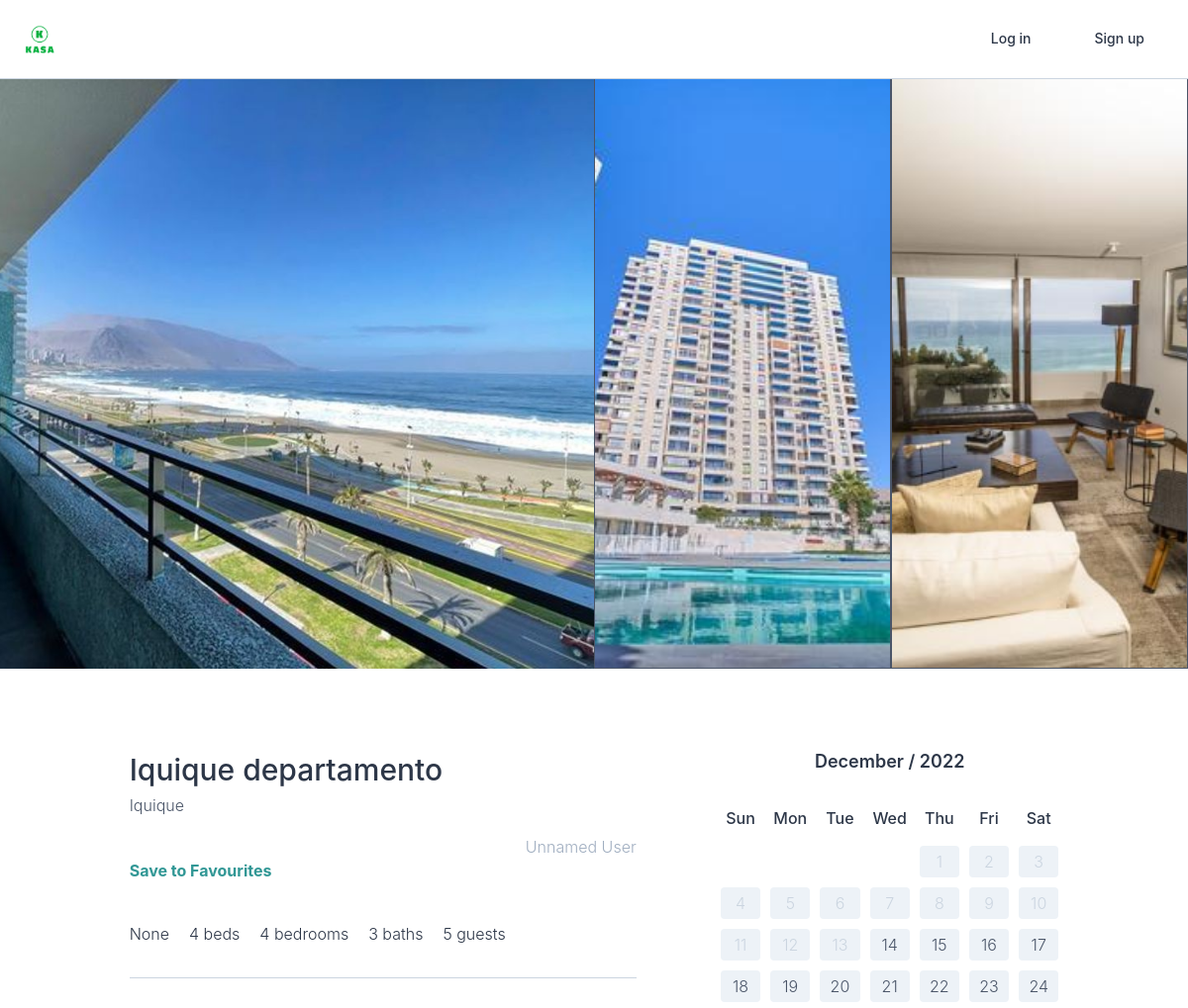
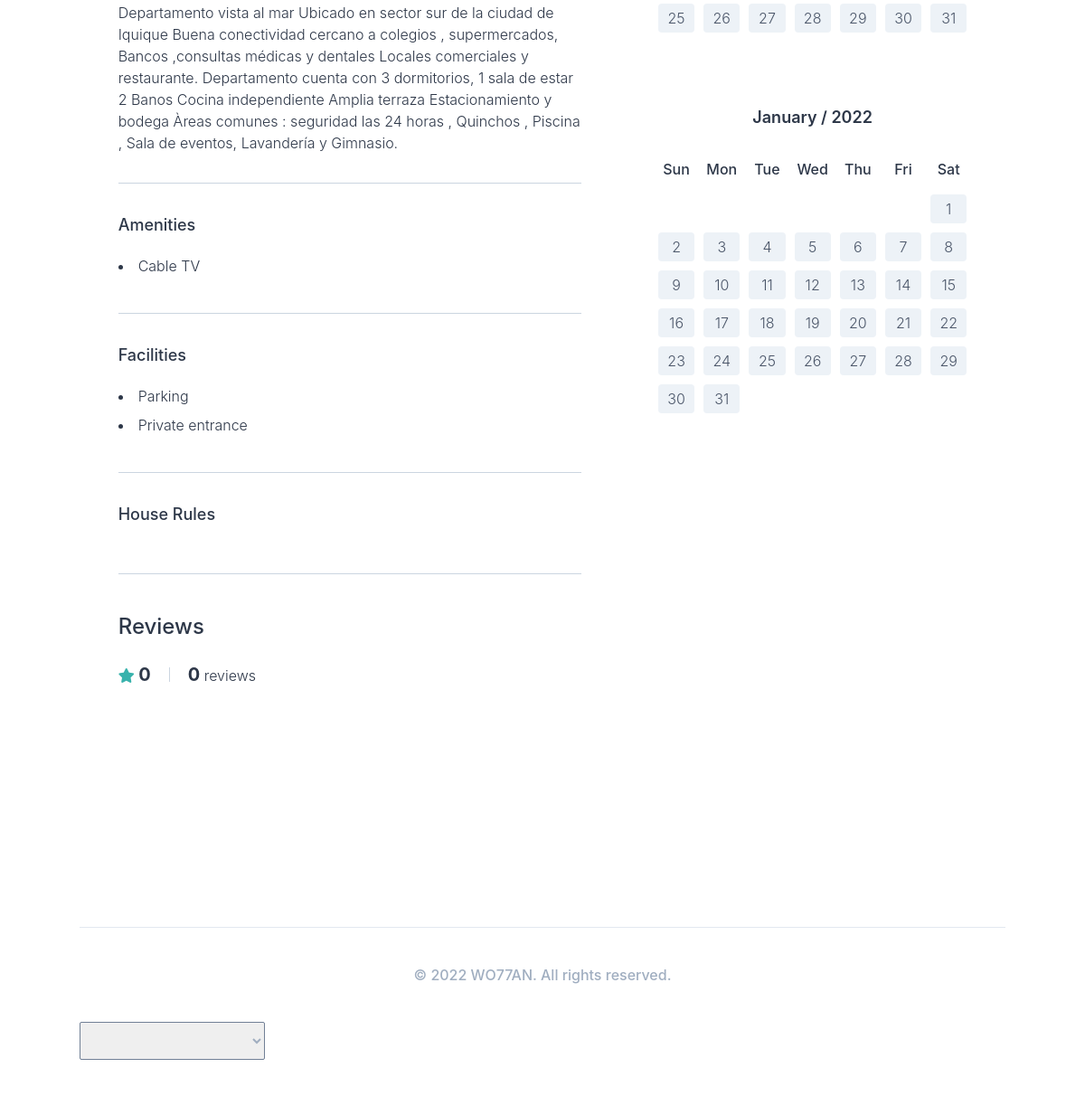
The page /rooms/77/ on the database its author committed (2 pictures, top to bottom).
### rooms/models.py (models this page shows, shortened)
class Room(core_models.TimeStampedModel):
    name = models.CharField(max_length=140)
    description = models.TextField()
    country = CountryField()
    city = models.CharField(max_length=80, default="Anywhere", blank=True, null=True, verbose_name="City")
    price = models.IntegerField()  # PositiveIntegerField
    address = models.CharField(max_length=140)
    guests = models.IntegerField(help_text="How many people will be staying?")
    bedrooms = models.IntegerField()
    beds = models.IntegerField()
    baths = models.IntegerField()
    parking = models.BooleanField(default=False)
    check_in = models.TimeField()
    check_out = models.TimeField()
    instant_book = models.BooleanField(default=False, verbose_name="Instant Book")
    host = models.ForeignKey("users.User", related_name="rooms", on_delete=models.CASCADE)
    room_type = models.ForeignKey("RoomType", related_name="rooms", on_delete=models.SET_NULL, null=True)
    amenities = models.ManyToManyField("Amenity", related_name="rooms", blank=True)
    facilities = models.ManyToManyField("Facility", related_name="rooms", blank=True)
    house_rules = models.ManyToManyField("HouseRule", related_name="rooms", blank=True)
    def total_rating(self):
        all_reviews = self.reviews.all()
        all_ratings = 0
        if len(all_reviews) > 0:
            for review in all_reviews:
                all_ratings += review.rating_average()
            return round(all_ratings / len(all_reviews), 2)
        return 0
    def first_photo(self):
        try:
            (photo,) = self.photos.all()[:1]
            return photo.file.url
        except ValueError:
            return None
    def get_next_four_photos(self):
        photos = self.photos.all()[1:5]
        return photos
    def get_calendars(self):
        now = timezone.now()
        this_year = now.year
        this_month = now.month
        next_month = this_month + 1
        if this_month == 12:
            next_month = 1
        this_month_cal = Calendar(this_year, this_month)
        next_month_cal = Calendar(this_year, next_month)
        return [this_month_cal, next_month_cal]

class Photo(core_models.TimeStampedModel):
    caption = models.CharField(max_length=80)
    file = models.ImageField(upload_to="room_photos")
    room = models.ForeignKey("Room", related_name="photos", on_delete=models.CASCADE)

class AbstractItem(core_models.TimeStampedModel):
    name = models.CharField(max_length=80)
    class Meta:
        abstract = True
    def __str__(self):
        return self.name

class Amenity(AbstractItem):
    class Meta:
        verbose_name_plural = "Amenities"

class Facility(AbstractItem):
    class Meta:
        verbose_name_plural = "Facilities"

### users/models.py (models this page shows, shortened)
class User(AbstractUser):
    GENDER_MALE = "male"
    GENDER_FEMALE = "female"
    GENDER_OTHER = "other"
    GENDER_CHOICES = (
        (GENDER_MALE, _("Male")),
        (GENDER_FEMALE, _("Female")),
        (GENDER_OTHER, _("Other")),
    )
    LANGUAGE_ENGLISH = "en"
    LANGUAGE_SPANISH = "es"
    LANGUAGE_CHOICES = (
        (LANGUAGE_ENGLISH, _("English")),
        (LANGUAGE_SPANISH, _("Spanish")),
    )
    CURRENCY_USD = "usd"
    CURRENCY_CLP = "clp"
    CURRENCY_CHOICES = ((CURRENCY_USD, "USD"), (CURRENCY_CLP, "CLP"))
    LOGIN_EMAIL = "email"
    LOGIN_GITHUB = "github"
    LOGIN_CHOICES = (
        (LOGIN_EMAIL, "Email"),
        (LOGIN_GITHUB, "Github"),
    )
    first_name = models.CharField(
        _("first name"), max_length=30, blank=True, default=""
    )
    avatar = models.ImageField(upload_to="avatars", blank=True)
    gender = models.CharField(
        _("gender"), choices=GENDER_CHOICES, max_length=10, blank=True
    )
    bio = models.TextField(_("bio"), blank=True)
    birthdate = models.DateField(blank=True, null=True)
    language = models.CharField(
        _("language"),
        choices=LANGUAGE_CHOICES,
        max_length=2,
        blank=True,
        default=LANGUAGE_ENGLISH,
    )
    currency = models.CharField(
        choices=CURRENCY_CHOICES, max_length=3, blank=True, default=CURRENCY_CLP
    )
    superhost = models.BooleanField(default=False)
    email_verified = models.BooleanField(default=False)
    email_secret = models.CharField(max_length=20, default="", blank=True)
    login_method = models.CharField(
        max_length=50, choices=LOGIN_CHOICES, default=LOGIN_EMAIL
    )
    objects = core_managers.CustomUserManager()
    def get_absolute_url(self):
        return reverse("users:profile", kwargs={"pk": self.pk})

### rooms/views.py (the view)
# urls.py: path("<int:pk>/", views.RoomDetail.as_view(), name="detail"),
class RoomDetail(DetailView):
    model = models.Room

### cal.py (called while the page is built)
    def __str__(self):
        return str(self.number)

    def get_days(self):
        weeks = self.monthdays2calendar(self.year, self.month)
        days = []
        for week in weeks:
            for day, _ in week:
                now = timezone.now()
                today = now.day
                month = now.month
                past = False
                if month == self.month:
                    if day <= today:
                        past = True
                new_day = Day(number=day, past=past, month=self.month, year=self.year)
                days.append(new_day)
        return days

    def get_month(self):
        return self.months[self.month - 1]

### lists/templatetags/on_favs.py (called while the page is built)
@register.simple_tag(takes_context=True)
def on_favs(context, room):
    user = context.request.user
    if user.is_authenticated:
        the_list = list_models.List.objects.get_or_none(user=user)
        if the_list is not None:
            return room in the_list.rooms.all()
        else:
            return False
    else:
        return False

### rooms/templatetags/is_booked.py (called while the page is built)
@register.simple_tag
def is_booked(room, day):
    if day.number == 0:
        return
    try:
        date = datetime.datetime(year=day.year, month=day.month, day=day.number)
        reservation_models.BookedDay.objects.get(day=date, reservation__room=room)
        return True
    except reservation_models.BookedDay.DoesNotExist:
        return False

### templates/rooms/room_detail.html (shortened to what this page needs)
{% extends "base.html" %}
{% load is_booked on_favs i18n %}
{% block content %}
    <div class="-mt-5 container max-w-full h-75vh flex mb-20">
        <div class="h-full w-1/2 bg-center bg-cover" style="background-image:url({{room.first_photo}})"></div>
        <div class="h-full w-1/2 flex flex-wrap">
            {% for photo in room.get_next_four_photos %}
                <div style="background-image:url({{photo.file.url}})" class="w-1/2 h-auto bg-cover bg-center border-gray-700 border"></div>
            {% endfor %}
        </div>
    </div>
    <div class="container mx-auto flex justify-around pb-56">
        <div class="w-1/2">
            <div class="flex justify-between">
                <div class="mb-5">
                    <h4 class="text-3xl font-medium mb-px">{{room.name}}</h4>
                    <span class="text-gray-700 font-light">{{room.city}}</span>
                </div>
                <a href="{{room.host.get_absolute_url}}" class="flex flex-col items-center">
                    {% include "mixins/user_avatar.html" with user=room.host %}
                    <span class="mt-2 text-gray-500">{{room.host.first_name}}</span>
                </a>
            </div>
            {% on_favs room as on_favs_boolean %}
            {% if on_favs_boolean %}
                <a class="block mb-10 w-2/6 text-teal-600 font-bold" href="{% url 'lists:toggle-room' room.pk %}?action=remove">{% trans "Remove from Favourites" %}</a>
            {% else %}
                <a class="block mb-10 w-2/6 text-teal-600 font-bold" href="{% url 'lists:toggle-room' room.pk %}?action=add">{% trans "Save to Favourites" %}</a>
            {% endif %}
            <div class="flex border-section">
                <span class="mr-5 font-light">{{room.room_type}}</span>
                <span class="mr-5 font-light">{{room.beds}} bed{{room.beds|pluralize}}</span>
                <span class="mr-5 font-light">{{room.bedrooms}} bedroom{{room.bedrooms|pluralize}}</span>
                <span class="mr-5 font-light">{{room.baths}} bath{{room.baths|pluralize}}</span>
                <span class="mr-5 font-light">{{room.guests}} guest{{room.guests|pluralize}}</span>
            </div>
            <p class="border-section">
                {{room.description}}
            </p>
            <div class="border-section">
                <h4 class="font-medium text-lg mb-5">Amenities</h4>
                {% for a in room.amenities.all %}
                    <li class="mb-2">{{a}}</li>
                {% endfor %}
            </div>
            <div class="border-section">
                <h4 class="font-medium text-lg mb-5">Facilities</h4>
                {% for a in room.facilities.all %}
                    <li class="mb-2">{{a}}</li>
                {% endfor %}
            </div>
            <div class="border-section">
                <h4 class="font-medium text-lg mb-5">House Rules</h4>
            </div>
            <div class="mt-10">
                <h4 class="font-medium text-2xl mb-5">Reviews</h4>
                <div class="flex items-center">
                    <div>
                        <i class="fas fa-star text-teal-500"></i>
                        <span class="font-bold text-xl">{{room.total_rating}}</span>
                    </div>
                    <div>
                        <span class="font-bold text-xl">{{room.reviews.count}}</span>
                        <span>review{{room.reviews.count|pluralize}}</span>
                    </div>
                </div>
            </div>
        </div>
        <div class="w-1/3">
            {% if room.host == user %}
                <a href="{% url 'rooms:edit' room.pk %}" class="btn-link block">Edit Room</a>
            {% else %}
                {% if not request.session.is_hosting %}
                    {% for calendar in room.get_calendars %}
                    <div class="mb-20">
                        <span class="text-center font-semibold text-lg block mb-8">{{calendar.get_month}} / {{calendar.year}}</span>
                        <div class="cal-grid font-medium mb-4">
                            {% for day in calendar.day_names  %}
                                <span>{{day}}</span>
                            {% endfor %}
                        </div>
                        <div class="cal-grid">
                            {% for day in calendar.get_days  %}
                                {% is_booked room day as is_booked_bool %}
                                {% if day.number != 0 %}
                                    {% if day.past %}
                                        <span class="cal-number bg-gray-200 text-gray-400">{{day}}</span>
                                    {% elif is_booked_bool %}
                                        <span class="cal-number bg-gray-200 text-gray-400 line-through">{{day}}</span>
                                    {% else %}
                                        <a href="{% url 'reservations:create' room.pk day.year day.month day.number %}" class="cal-number bg-gray-200 text-gray-700 hover:bg-teal-400 hover:text-white hover:font-medium">{{day}}</a>
                                    {% endif %}
                                {% else %}
                                  <span></span>
                                {% endif %}
                            {% endfor %}
                        </div>
                    </div>
                    {% endfor %}
                {% endif %}
            {% endif %}
        </div>
    </div>
{% endblock content %}

### templates/base.html (shortened to what this page needs)
{% load static i18n %}
<!DOCTYPE html>
<html lang="en">
  <head>
    <link rel="stylesheet" href="https://use.fontawesome.com/releases/v5.11.2/css/all.css">
    <link rel="stylesheet" href="{% static 'css/styles.css' %}">
  </head>
  <body class="text-gray-800 mt-24 font-light">
    <header class="container max-w-full inset-0 flex items-center justify-between px-6 h-20 border-b border-gray-400 fixed bg-white">
      <div class="flex items-center w-1/3">
        <a href="{% url "core:home" %}" class="mr-6">
            <img class="w-8" src="{% static 'img/logo.png' %}"  alt=""/>
        </a>
      </div>
      {% include "partials/nav.html" %}
    </header>
    {% block content %}{% endblock %}
    {% include "partials/footer.html" %}
  </body>
</html>

### templates/partials/nav.html
{% load i18n %}
<ul class="flex items-center text-sm font-medium h-full">
    {% if user.is_authenticated %}
        <li class="nav_link">
            <a href="{% url 'users:switch-hosting' %}">
                {% if request.session.is_hosting %}
                    {% trans "Stop hosting" %}
                {% else %}
                    {% trans "Start hosting" %}
                {% endif %}
            </a>
        </li>
        {% if request.session.is_hosting %}
            <li class="nav_link"><a href="{% url 'rooms:create' %}">{% trans "Create Room" %}</a></li>
        {% endif %}
        <li class="nav_link"><a href="{% url 'lists:see-favs' %}">{% trans "Favs" %} ({{user.list.rooms.count}})</a></li>
        <li class="nav_link"><a href="{{user.get_absolute_url}}">{% trans "Profile" %}</a></li>
        <li class="nav_link"><a href="{% url "users:logout" %}">{% trans "Log out" %}</a></li>
    {% else %}
        <li class="nav_link"><a href="{% url "users:login" %}">{% trans "Log in" %}</a></li>
        <li class="nav_link"><a href="{% url "users:signup" %}">{% trans "Sign up" %}</a></li>
    {% endif %}
</ul>

### templates/mixins/user_avatar.html
{% if user.avatar %}
    <div class="{{h_and_w|default:'h-20 w-20'}} rounded-full bg-cover" style="background-image: url({{user.avatar.url}});">
{% else %}
    <div class="{{h_and_w|default:'h-20 w-20'}} bg-gray-700 rounded-full text-white flex justify-center items-center overflow-hidden">
        <span class="{{text|default:'text-3xl'}}">{{user.first_name|first}}</span>
    {% endif %}
</div>

### templates/partials/footer.html (shortened to what this page needs)
{% load i18n %}
<footer class="container mx-auto text-center py-10 border-t font-medium text-gray-500">
    <div class="flex flex-col">
        <span>&copy; 2022 WO77AN. {% trans "All rights reserved" %}.</span>
    </div>
    <div class="mt-10 flex">
        {% get_current_language as LANGUAGE_CODE %}
        <select class="w-1/5 h-8" id="js-lang">
            <option value="en"
                {% if LANGUAGE_CODE == 'en' %}
                selected
                {% endif %}
            >English</option>
        </select>
    </div>
</footer>

### rows shown on the page
Room: first_photo (picture), name "Iquique departamento", city "Iquique", host.first_name "Unnamed User", room_type "None", beds "4", bedrooms "4", baths "3", guests "5", description "Departamento vista al mar Ubicado en sector sur de la ciudad de Iquique Buena conectividad cercano a colegios , supermercados, Bancos ,consultas médicas y dentales Locales comerciales y restaurante. Departamento cuenta con 3 dormitorios, 1 sala de estar 2 Banos Cocina independiente Amplia terraza Estacionamiento y bodega Àreas comunes : seguridad las 24 horas , Quinchos , Piscina , Sala de eventos, Lavandería y Gimnasio.", total_rating "0", reviews.count "0"
Photo: file (picture)
Photo: file (picture)
Amenity: name "Cable TV"
Facility: name "Parking"
Facility: name "Private entrance"

### other values the page prints
{{ calendar.get_month }} "December" "January"
{{ calendar.year }} "2022" "2022"
{{ day }} "Sun" "Mon" "Tue" "Wed" "Thu" "Fri" "Sat" "Sun" "Mon" "Tue" "Wed" "Thu" "Fri" "Sat"
{{ day }} "1" "2" "3" "4" "5" "6" "7" "8" "9" "10" "11" "12" "13"
{{ day }} "14" "15" "16" "17" "18" "19" "20" "21" "22" "23" "24" "25" "26" "27" "28" "29" "30" "31" "1" "2" "3" "4" "5" "6" "7" "8" "9" "10" "11" "12" "13" "14" "15" "16" "17" "18" "19" "20" "21" "22" "23" "24" "25" "26" "27" "28" "29" "30" "31"
